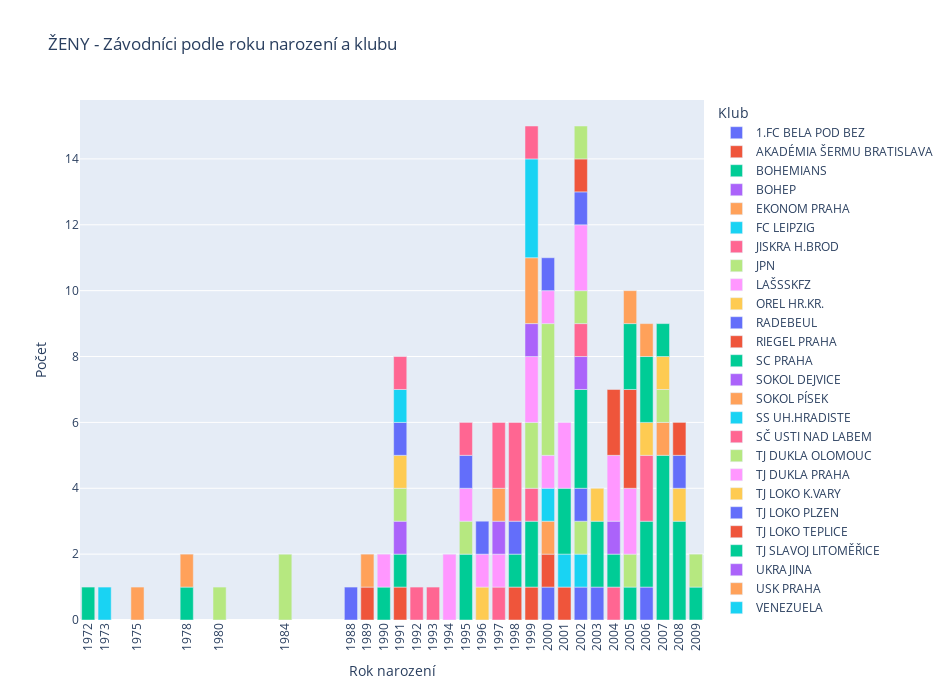
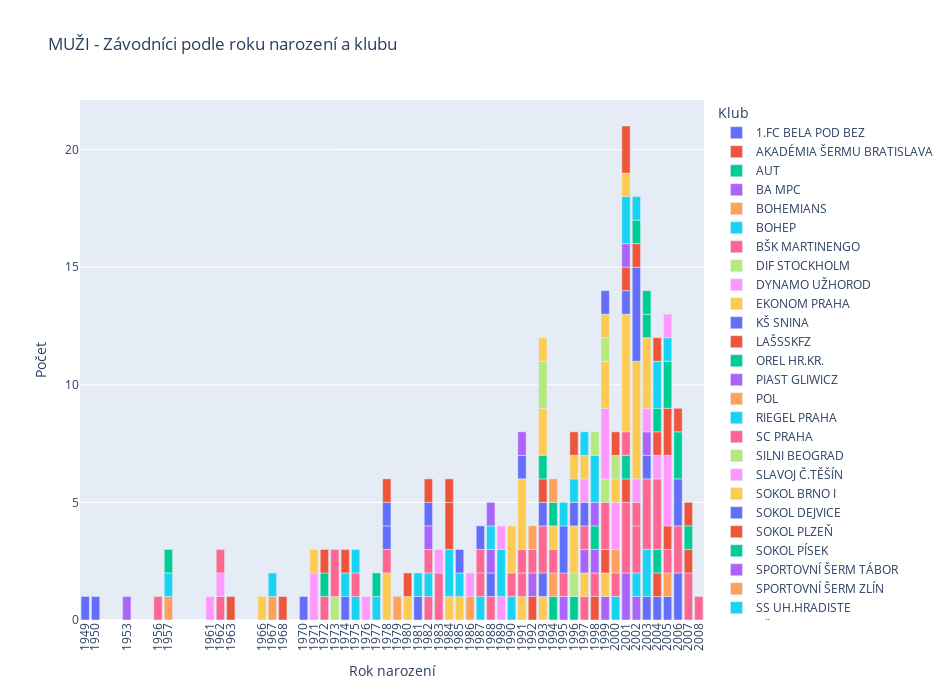

Notebook source saved alongside these figures, in order:
### Code cell
for sex in ["W", "M"]:
    title_sex = titles[sex]

    df = pd.DataFrame({'count': df_tot[df_tot["sex"]==sex].groupby(
        ['birthyear', "club"]).size()}).reset_index()

    fig = px.bar(df, x= df["birthyear"],
                    y= df["count"], 
                    color = df["club"] ,
                    width=950, height=700,
                    labels = {"club": "Klub"},  
                    category_orders={"club": sorted(df["club"].unique())}, 
                    title = f"{title_sex} - Závodníci podle roku narození a klubu")

    fig.update_layout(xaxis = dict(tickvals = df["birthyear"]))
    fig.update_xaxes(tickangle=270)
    fig.update_xaxes(title_text="Rok narození")
    fig.update_yaxes(title_text="Počet")
    fig.show()
    
    #pio.write_html(fig, file = f"{project_path}/visualization/new version/V1_Year-Club_{sex}.html", auto_open=False)

### Figure 1 — Plotly figure (JSON) as saved in the notebook; plotly's stock layout.template omitted (floating-point values rounded to 4 significant figures)
{"data": [{"alignmentgroup": "True", "hovertemplate": "Klub=1.FC BELA POD BEZ<br>birthyear=%{x}<br>count=%{y}<extra></extra>", "legendgroup": "1.FC BELA POD BEZ", "marker": {"color": "#636efa", "pattern": {"shape": ""}}, "name": "1.FC BELA POD BEZ", "offsetgroup": "1.FC BELA POD BEZ", "orientation": "v", "showlegend": true, "textposition": "auto", "type": "bar", "x": [2000, 2002, 2003, 2006], "xaxis": "x", "y": [1, 1, 1, 1], "yaxis": "y"}, {"alignmentgroup": "True", "hovertemplate": "Klub=AKADÉMIA ŠERMU BRATISLAVA<br>birthyear=%{x}<br>count=%{y}<extra></extra>", "legendgroup": "AKADÉMIA ŠERMU BRATISLAVA", "marker": {"color": "#EF553B", "pattern": {"shape": ""}}, "name": "AKADÉMIA ŠERMU BRATISLAVA", "offsetgroup": "AKADÉMIA ŠERMU BRATISLAVA", "orientation": "v", "showlegend": true, "textposition": "auto", "type": "bar", "x": [1991, 1999, 2000, 2001], "xaxis": "x", "y": [1, 1, 1, 1], "yaxis": "y"}, {"alignmentgroup": "True", "hovertemplate": "Klub=BOHEMIANS<br>birthyear=%{x}<br>count=%{y}<extra></extra>", "legendgroup": "BOHEMIANS", "marker": {"color": "#00cc96", "pattern": {"shape": ""}}, "name": "BOHEMIANS", "offsetgroup": "BOHEMIANS", "orientation": "v", "showlegend": true, "textposition": "auto", "type": "bar", "x": [1972, 1991], "xaxis": "x", "y": [1, 1], "yaxis": "y"}, {"alignmentgroup": "True", "hovertemplate": "Klub=BOHEP<br>birthyear=%{x}<br>count=%{y}<extra></extra>", "legendgroup": "BOHEP", "marker": {"color": "#ab63fa", "pattern": {"shape": ""}}, "name": "BOHEP", "offsetgroup": "BOHEP", "orientation": "v", "showlegend": true, "textposition": "auto", "type": "bar", "x": [1991], "xaxis": "x", "y": [1], "yaxis": "y"}, {"alignmentgroup": "True", "hovertemplate": "Klub=EKONOM PRAHA<br>birthyear=%{x}<br>count=%{y}<extra></extra>", "legendgroup": "EKONOM PRAHA", "marker": {"color": "#FFA15A", "pattern": {"shape": ""}}, "name": "EKONOM PRAHA", "offsetgroup": "EKONOM PRAHA", "orientation": "v", "showlegend": true, "textposition": "auto", "type": "bar", "x": [2000], "xaxis": "x", "y": [1], "yaxis": "y"}, {"alignmentgroup": "True", "hovertemplate": "Klub=FC LEIPZIG<br>birthyear=%{x}<br>count=%{y}<extra></extra>", "legendgroup": "FC LEIPZIG", "marker": {"color": "#19d3f3", "pattern": {"shape": ""}}, "name": "FC LEIPZIG", "offsetgroup": "FC LEIPZIG", "orientation": "v", "showlegend": true, "textposition": "auto", "type": "bar", "x": [2000, 2001, 2002], "xaxis": "x", "y": [1, 1, 1], "yaxis": "y"}, {"alignmentgroup": "True", "hovertemplate": "Klub=JISKRA H.BROD<br>birthyear=%{x}<br>count=%{y}<extra></extra>", "legendgroup": "JISKRA H.BROD", "marker": {"color": "#FF6692", "pattern": {"shape": ""}}, "name": "JISKRA H.BROD", "offsetgroup": "JISKRA H.BROD", "orientation": "v", "showlegend": true, "textposition": "auto", "type": "bar", "x": [2004], "xaxis": "x", "y": [1], "yaxis": "y"}, {"alignmentgroup": "True", "hovertemplate": "Klub=JPN<br>birthyear=%{x}<br>count=%{y}<extra></extra>", "legendgroup": "JPN", "marker": {"color": "#B6E880", "pattern": {"shape": ""}}, "name": "JPN", "offsetgroup": "JPN", "orientation": "v", "showlegend": true, "textposition": "auto", "type": "bar", "x": [2002], "xaxis": "x", "y": [1], "yaxis": "y"}, {"alignmentgroup": "True", "hovertemplate": "Klub=LAŠSSKFZ<br>birthyear=%{x}<br>count=%{y}<extra></extra>", "legendgroup": "LAŠSSKFZ", "marker": {"color": "#FF97FF", "pattern": {"shape": ""}}, "name": "LAŠSSKFZ", "offsetgroup": "LAŠSSKFZ", "orientation": "v", "showlegend": true, "textposition": "auto", "type": "bar", "x": [2000], "xaxis": "x", "y": [1], "yaxis": "y"}, {"alignmentgroup": "True", "hovertemplate": "Klub=OREL HR.KR.<br>birthyear=%{x}<br>count=%{y}<extra></extra>", "legendgroup": "OREL HR.KR.", "marker": {"color": "#FECB52", "pattern": {"shape": ""}}, "name": "OREL HR.KR.", "offsetgroup": "OREL HR.KR.", "orientation": "v", "showlegend": true, "textposition": "auto", "type": "bar", "x": [1996], "xaxis": "x", "y": [1], "yaxis": "y"}, {"alignmentgroup": "True", "hovertemplate": "Klub=RADEBEUL<br>birthyear=%{x}<br>count=%{y}<extra></extra>", "legendgroup": "RADEBEUL", "marker": {"color": "#636efa", "pattern": {"shape": ""}}, "name": "RADEBEUL", "offsetgroup": "RADEBEUL", "orientation": "v", "showlegend": true, "textposition": "auto", "type": "bar", "x": [2002], "xaxis": "x", "y": [1], "yaxis": "y"}, {"alignmentgroup": "True", "hovertemplate": "Klub=RIEGEL PRAHA<br>birthyear=%{x}<br>count=%{y}<extra></extra>", "legendgroup": "RIEGEL PRAHA", "marker": {"color": "#EF553B", "pattern": {"shape": ""}}, "name": "RIEGEL PRAHA", "offsetgroup": "RIEGEL PRAHA", "orientation": "v", "showlegend": true, "textposition": "auto", "type": "bar", "x": [1989, 1998], "xaxis": "x", "y": [1, 1], "yaxis": "y"}, {"alignmentgroup": "True", "hovertemplate": "Klub=SC PRAHA<br>birthyear=%{x}<br>count=%{y}<extra></extra>", "legendgroup": "SC PRAHA", "marker": {"color": "#00cc96", "pattern": {"shape": ""}}, "name": "SC PRAHA", "offsetgroup": "SC PRAHA", "orientation": "v", "showlegend": true, "textposition": "auto", "type": "bar", "x": [1978, 1990, 1995, 1998, 1999, 2001, 2002, 2003, 2004, 2005, 2006, 2007, 2008, 2009], "xaxis": "x", "y": [1, 1, 2, 1, 2, 2, 3, 2, 1, 1, 2, 5, 3, 1], "yaxis": "y"}, {"alignmentgroup": "True", "hovertemplate": "Klub=SOKOL DEJVICE<br>birthyear=%{x}<br>count=%{y}<extra></extra>", "legendgroup": "SOKOL DEJVICE", "marker": {"color": "#ab63fa", "pattern": {"shape": ""}}, "name": "SOKOL DEJVICE", "offsetgroup": "SOKOL DEJVICE", "orientation": "v", "showlegend": true, "textposition": "auto", "type": "bar", "x": [2002, 2004], "xaxis": "x", "y": [1, 1], "yaxis": "y"}, {"alignmentgroup": "True", "hovertemplate": "Klub=SOKOL PÍSEK<br>birthyear=%{x}<br>count=%{y}<extra></extra>", "legendgroup": "SOKOL PÍSEK", "marker": {"color": "#FFA15A", "pattern": {"shape": ""}}, "name": "SOKOL PÍSEK", "offsetgroup": "SOKOL PÍSEK", "orientation": "v", "showlegend": true, "textposition": "auto", "type": "bar", "x": [1978, 2007], "xaxis": "x", "y": [1, 1], "yaxis": "y"}, {"alignmentgroup": "True", "hovertemplate": "Klub=SS UH.HRADISTE<br>birthyear=%{x}<br>count=%{y}<extra></extra>", "legendgroup": "SS UH.HRADISTE", "marker": {"color": "#19d3f3", "pattern": {"shape": ""}}, "name": "SS UH.HRADISTE", "offsetgroup": "SS UH.HRADISTE", "orientation": "v", "showlegend": true, "textposition": "auto", "type": "bar", "x": [1973], "xaxis": "x", "y": [1], "yaxis": "y"}, {"alignmentgroup": "True", "hovertemplate": "Klub=SČ USTI NAD LABEM<br>birthyear=%{x}<br>count=%{y}<extra></extra>", "legendgroup": "SČ USTI NAD LABEM", "marker": {"color": "#FF6692", "pattern": {"shape": ""}}, "name": "SČ USTI NAD LABEM", "offsetgroup": "SČ USTI NAD LABEM", "orientation": "v", "showlegend": true, "textposition": "auto", "type": "bar", "x": [1997, 1999, 2002, 2006], "xaxis": "x", "y": [1, 1, 1, 2], "yaxis": "y"}, {"alignmentgroup": "True", "hovertemplate": "Klub=TJ DUKLA OLOMOUC<br>birthyear=%{x}<br>count=%{y}<extra></extra>", "legendgroup": "TJ DUKLA OLOMOUC", "marker": {"color": "#B6E880", "pattern": {"shape": ""}}, "name": "TJ DUKLA OLOMOUC", "offsetgroup": "TJ DUKLA OLOMOUC", "orientation": "v", "showlegend": true, "textposition": "auto", "type": "bar", "x": [1980, 1984, 1991, 1995, 1999, 2000, 2002, 2005, 2007, 2009], "xaxis": "x", "y": [1, 2, 1, 1, 2, 4, 1, 1, 1, 1], "yaxis": "y"}, {"alignmentgroup": "True", "hovertemplate": "Klub=TJ DUKLA PRAHA<br>birthyear=%{x}<br>count=%{y}<extra></extra>", "legendgroup": "TJ DUKLA PRAHA", "marker": {"color": "#FF97FF", "pattern": {"shape": ""}}, "name": "TJ DUKLA PRAHA", "offsetgroup": "TJ DUKLA PRAHA", "orientation": "v", "showlegend": true, "textposition": "auto", "type": "bar", "x": [1990, 1994, 1995, 1996, 1997, 1999, 2000, 2001, 2002, 2004, 2005], "xaxis": "x", "y": [1, 2, 1, 1, 1, 2, 1, 2, 2, 2, 2], "yaxis": "y"}, {"alignmentgroup": "True", "hovertemplate": "Klub=TJ LOKO K.VARY<br>birthyear=%{x}<br>count=%{y}<extra></extra>", "legendgroup": "TJ LOKO K.VARY", "marker": {"color": "#FECB52", "pattern": {"shape": ""}}, "name": "TJ LOKO K.VARY", "offsetgroup": "TJ LOKO K.VARY", "orientation": "v", "showlegend": true, "textposition": "auto", "type": "bar", "x": [1991, 2003, 2006, 2007, 2008], "xaxis": "x", "y": [1, 1, 1, 1, 1], "yaxis": "y"}, {"alignmentgroup": "True", "hovertemplate": "Klub=TJ LOKO PLZEN<br>birthyear=%{x}<br>count=%{y}<extra></extra>", "legendgroup": "TJ LOKO PLZEN", "marker": {"color": "#636efa", "pattern": {"shape": ""}}, "name": "TJ LOKO PLZEN", "offsetgroup": "TJ LOKO PLZEN", "orientation": "v", "showlegend": true, "textposition": "auto", "type": "bar", "x": [1988, 1991, 1995, 1996, 1998, 2000, 2002, 2008], "xaxis": "x", "y": [1, 1, 1, 1, 1, 1, 1, 1], "yaxis": "y"}, {"alignmentgroup": "True", "hovertemplate": "Klub=TJ LOKO TEPLICE<br>birthyear=%{x}<br>count=%{y}<extra></extra>", "legendgroup": "TJ LOKO TEPLICE", "marker": {"color": "#EF553B", "pattern": {"shape": ""}}, "name": "TJ LOKO TEPLICE", "offsetgroup": "TJ LOKO TEPLICE", "orientation": "v", "showlegend": true, "textposition": "auto", "type": "bar", "x": [2002, 2004, 2005, 2008], "xaxis": "x", "y": [1, 2, 3, 1], "yaxis": "y"}, {"alignmentgroup": "True", "hovertemplate": "Klub=TJ SLAVOJ LITOMĚŘICE<br>birthyear=%{x}<br>count=%{y}<extra></extra>", "legendgroup": "TJ SLAVOJ LITOMĚŘICE", "marker": {"color": "#00cc96", "pattern": {"shape": ""}}, "name": "TJ SLAVOJ LITOMĚŘICE", "offsetgroup": "TJ SLAVOJ LITOMĚŘICE", "orientation": "v", "showlegend": true, "textposition": "auto", "type": "bar", "x": [2005, 2006, 2007], "xaxis": "x", "y": [2, 2, 1], "yaxis": "y"}, {"alignmentgroup": "True", "hovertemplate": "Klub=UKRAJINA<br>birthyear=%{x}<br>count=%{y}<extra></extra>", "legendgroup": "UKRAJINA", "marker": {"color": "#ab63fa", "pattern": {"shape": ""}}, "name": "UKRAJINA", "offsetgroup": "UKRAJINA", "orientation": "v", "showlegend": true, "textposition": "auto", "type": "bar", "x": [1997, 1999], "xaxis": "x", "y": [1, 1], "yaxis": "y"}, {"alignmentgroup": "True", "hovertemplate": "Klub=USK PRAHA<br>birthyear=%{x}<br>count=%{y}<extra></extra>", "legendgroup": "USK PRAHA", "marker": {"color": "#FFA15A", "pattern": {"shape": ""}}, "name": "USK PRAHA", "offsetgroup": "USK PRAHA", "orientation": "v", "showlegend": true, "textposition": "auto", "type": "bar", "x": [1975, 1989, 1997, 1999, 2005, 2006], "xaxis": "x", "y": [1, 1, 1, 2, 1, 1], "yaxis": "y"}, {"alignmentgroup": "True", "hovertemplate": "Klub=VENEZUELA<br>birthyear=%{x}<br>count=%{y}<extra></extra>", "legendgroup": "VENEZUELA", "marker": {"color": "#19d3f3", "pattern": {"shape": ""}}, "name": "VENEZUELA", "offsetgroup": "VENEZUELA", "orientation": "v", "showlegend": true, "textposition": "auto", "type": "bar", "x": [1991, 1999], "xaxis": "x", "y": [1, 3], "yaxis": "y"}, {"alignmentgroup": "True", "hovertemplate": "Klub=VSK HUMANITA<br>birthyear=%{x}<br>count=%{y}<extra></extra>", "legendgroup": "VSK HUMANITA", "marker": {"color": "#FF6692", "pattern": {"shape": ""}}, "name": "VSK HUMANITA", "offsetgroup": "VSK HUMANITA", "orientation": "v", "showlegend": true, "textposition": "auto", "type": "bar", "x": [1991, 1992, 1993, 1995, 1997, 1998, 1999], "xaxis": "x", "y": [1, 1, 1, 1, 2, 3, 1], "yaxis": "y"}, {"alignmentgroup": "True", "hovertemplate": "Klub=VUT BRNO<br>birthyear=%{x}<br>count=%{y}<extra></extra>", "legendgroup": "VUT BRNO", "marker": {"color": "#B6E880", "pattern": {"shape": ""}}, "name": "VUT BRNO", "offsetgroup": "VUT BRNO", "orientation": "v", "showlegend": true, "textposition": "auto", "type": "bar", "x": [2002], "xaxis": "x", "y": [1], "yaxis": "y"}], "layout": {"barmode": "relative", "height": 700, "legend": {"title": {"text": "Klub"}, "tracegroupgap": 0}, "title": {"text": "ŽENY - Závodníci podle roku narození a klubu"}, "width": 950, "xaxis": {"anchor": "y", "domain": [0, 1], "tickangle": -90, "tickvals": [1972, 1973, 1975, 1978, 1978, 1980, 1984, 1988, 1989, 1989, 1990, 1990, 1991, 1991, 1991, 1991, 1991, 1991, 1991, 1991, 1992, 1993, 1994, 1995, 1995, 1995, 1995, 1995, 1996, 1996, 1996, 1997, 1997, 1997, 1997, 1997, 1998, 1998, 1998, 1998, 1999, 1999, 1999, 1999, 1999, 1999, 1999, 1999, 1999, 2000, 2000, 2000, 2000, 2000, 2000, 2000, 2000, 2001, 2001, 2001, 2001, 2002, 2002, 2002, 2002, 2002, 2002, 2002, 2002, 2002, 2002, 2002, 2002, 2003, 2003, 2003, 2004, 2004, 2004, 2004, 2004, 2005, 2005, 2005, 2005, 2005, 2005, 2006, 2006, 2006, 2006, 2006, 2006, 2007, 2007, 2007, 2007, 2007, 2008, 2008, 2008, 2008, 2009, 2009], "title": {"text": "Rok narození"}}, "yaxis": {"anchor": "x", "domain": [0, 1], "title": {"text": "Počet"}}}}

### Figure 2 — Plotly figure (JSON) as saved in the notebook; plotly's stock layout.template omitted (floating-point values rounded to 4 significant figures; data arrays with more than 128 entries replaced by an {"elided": "..."} marker saying what was removed)
{"data": [{"alignmentgroup": "True", "hovertemplate": "Klub=1.FC BELA POD BEZ<br>birthyear=%{x}<br>count=%{y}<extra></extra>", "legendgroup": "1.FC BELA POD BEZ", "marker": {"color": "#636efa", "pattern": {"shape": ""}}, "name": "1.FC BELA POD BEZ", "offsetgroup": "1.FC BELA POD BEZ", "orientation": "v", "showlegend": true, "textposition": "auto", "type": "bar", "x": [2003, 2004, 2005, 2006], "xaxis": "x", "y": [1, 1, 1, 2], "yaxis": "y"}, {"alignmentgroup": "True", "hovertemplate": "Klub=AKADÉMIA ŠERMU BRATISLAVA<br>birthyear=%{x}<br>count=%{y}<extra></extra>", "legendgroup": "AKADÉMIA ŠERMU BRATISLAVA", "marker": {"color": "#EF553B", "pattern": {"shape": ""}}, "name": "AKADÉMIA ŠERMU BRATISLAVA", "offsetgroup": "AKADÉMIA ŠERMU BRATISLAVA", "orientation": "v", "showlegend": true, "textposition": "auto", "type": "bar", "x": [1992, 1998], "xaxis": "x", "y": [1, 1], "yaxis": "y"}, {"alignmentgroup": "True", "hovertemplate": "Klub=AUT<br>birthyear=%{x}<br>count=%{y}<extra></extra>", "legendgroup": "AUT", "marker": {"color": "#00cc96", "pattern": {"shape": ""}}, "name": "AUT", "offsetgroup": "AUT", "orientation": "v", "showlegend": true, "textposition": "auto", "type": "bar", "x": [1996], "xaxis": "x", "y": [1], "yaxis": "y"}, {"alignmentgroup": "True", "hovertemplate": "Klub=BA MPC<br>birthyear=%{x}<br>count=%{y}<extra></extra>", "legendgroup": "BA MPC", "marker": {"color": "#ab63fa", "pattern": {"shape": ""}}, "name": "BA MPC", "offsetgroup": "BA MPC", "orientation": "v", "showlegend": true, "textposition": "auto", "type": "bar", "x": [1992], "xaxis": "x", "y": [1], "yaxis": "y"}, {"alignmentgroup": "True", "hovertemplate": "Klub=BOHEMIANS<br>birthyear=%{x}<br>count=%{y}<extra></extra>", "legendgroup": "BOHEMIANS", "marker": {"color": "#FFA15A", "pattern": {"shape": ""}}, "name": "BOHEMIANS", "offsetgroup": "BOHEMIANS", "orientation": "v", "showlegend": true, "textposition": "auto", "type": "bar", "x": [1957, 1986], "xaxis": "x", "y": [1, 1], "yaxis": "y"}, {"alignmentgroup": "True", "hovertemplate": "Klub=BOHEP<br>birthyear=%{x}<br>count=%{y}<extra></extra>", "legendgroup": "BOHEP", "marker": {"color": "#19d3f3", "pattern": {"shape": ""}}, "name": "BOHEP", "offsetgroup": "BOHEP", "orientation": "v", "showlegend": true, "textposition": "auto", "type": "bar", "x": [1987], "xaxis": "x", "y": [1], "yaxis": "y"}, {"alignmentgroup": "True", "hovertemplate": "Klub=BŠK MARTINENGO<br>birthyear=%{x}<br>count=%{y}<extra></extra>", "legendgroup": "BŠK MARTINENGO", "marker": {"color": "#FF6692", "pattern": {"shape": ""}}, "name": "BŠK MARTINENGO", "offsetgroup": "BŠK MARTINENGO", "orientation": "v", "showlegend": true, "textposition": "auto", "type": "bar", "x": [1982, 1987, 1997], "xaxis": "x", "y": [1, 1, 1], "yaxis": "y"}, {"alignmentgroup": "True", "hovertemplate": "Klub=DIF STOCKHOLM<br>birthyear=%{x}<br>count=%{y}<extra></extra>", "legendgroup": "DIF STOCKHOLM", "marker": {"color": "#B6E880", "pattern": {"shape": ""}}, "name": "DIF STOCKHOLM", "offsetgroup": "DIF STOCKHOLM", "orientation": "v", "showlegend": true, "textposition": "auto", "type": "bar", "x": [1996], "xaxis": "x", "y": [1], "yaxis": "y"}, {"alignmentgroup": "True", "hovertemplate": "Klub=DYNAMO UŽHOROD<br>birthyear=%{x}<br>count=%{y}<extra></extra>", "legendgroup": "DYNAMO UŽHOROD", "marker": {"color": "#FF97FF", "pattern": {"shape": ""}}, "name": "DYNAMO UŽHOROD", "offsetgroup": "DYNAMO UŽHOROD", "orientation": "v", "showlegend": true, "textposition": "auto", "type": "bar", "x": [1989], "xaxis": "x", "y": [1], "yaxis": "y"}, {"alignmentgroup": "True", "hovertemplate": "Klub=EKONOM PRAHA<br>birthyear=%{x}<br>count=%{y}<extra></extra>", "legendgroup": "EKONOM PRAHA", "marker": {"color": "#FECB52", "pattern": {"shape": ""}}, "name": "EKONOM PRAHA", "offsetgroup": "EKONOM PRAHA", "orientation": "v", "showlegend": true, "textposition": "auto", "type": "bar", "x": [1978, 1984, 1991, 1993, 1996, 1997], "xaxis": "x", "y": [2, 1, 1, 1, 2, 1], "yaxis": "y"}, {"alignmentgroup": "True", "hovertemplate": "Klub=KŠ SNINA<br>birthyear=%{x}<br>count=%{y}<extra></extra>", "legendgroup": "KŠ SNINA", "marker": {"color": "#636efa", "pattern": {"shape": ""}}, "name": "KŠ SNINA", "offsetgroup": "KŠ SNINA", "orientation": "v", "showlegend": true, "textposition": "auto", "type": "bar", "x": [1993], "xaxis": "x", "y": [1], "yaxis": "y"}, {"alignmentgroup": "True", "hovertemplate": "Klub=LAŠSSKFZ<br>birthyear=%{x}<br>count=%{y}<extra></extra>", "legendgroup": "LAŠSSKFZ", "marker": {"color": "#EF553B", "pattern": {"shape": ""}}, "name": "LAŠSSKFZ", "offsetgroup": "LAŠSSKFZ", "orientation": "v", "showlegend": true, "textposition": "auto", "type": "bar", "x": [2004], "xaxis": "x", "y": [1], "yaxis": "y"}, {"alignmentgroup": "True", "hovertemplate": "Klub=OREL HR.KR.<br>birthyear=%{x}<br>count=%{y}<extra></extra>", "legendgroup": "OREL HR.KR.", "marker": {"color": "#00cc96", "pattern": {"shape": ""}}, "name": "OREL HR.KR.", "offsetgroup": "OREL HR.KR.", "orientation": "v", "showlegend": true, "textposition": "auto", "type": "bar", "x": [2004], "xaxis": "x", "y": [1], "yaxis": "y"}, {"alignmentgroup": "True", "hovertemplate": "Klub=PIAST GLIWICZ<br>birthyear=%{x}<br>count=%{y}<extra></extra>", "legendgroup": "PIAST GLIWICZ", "marker": {"color": "#ab63fa", "pattern": {"shape": ""}}, "name": "PIAST GLIWICZ", "offsetgroup": "PIAST GLIWICZ", "orientation": "v", "showlegend": true, "textposition": "auto", "type": "bar", "x": [1995, 1997, 1999, 2001, 2002], "xaxis": "x", "y": [1, 1, 1, 2, 1], "yaxis": "y"}, {"alignmentgroup": "True", "hovertemplate": "Klub=POL<br>birthyear=%{x}<br>count=%{y}<extra></extra>", "legendgroup": "POL", "marker": {"color": "#FFA15A", "pattern": {"shape": ""}}, "name": "POL", "offsetgroup": "POL", "orientation": "v", "showlegend": true, "textposition": "auto", "type": "bar", "x": [2005], "xaxis": "x", "y": [1], "yaxis": "y"}, {"alignmentgroup": "True", "hovertemplate": "Klub=RIEGEL PRAHA<br>birthyear=%{x}<br>count=%{y}<extra></extra>", "legendgroup": "RIEGEL PRAHA", "marker": {"color": "#19d3f3", "pattern": {"shape": ""}}, "name": "RIEGEL PRAHA", "offsetgroup": "RIEGEL PRAHA", "orientation": "v", "showlegend": true, "textposition": "auto", "type": "bar", "x": [1975, 1977, 1982, 1990, 2000, 2002, 2003], "xaxis": "x", "y": [1, 1, 1, 1, 1, 1, 2], "yaxis": "y"}, {"alignmentgroup": "True", "hovertemplate": "Klub=SC PRAHA<br>birthyear=%{x}<br>count=%{y}<extra></extra>", "legendgroup": "SC PRAHA", "marker": {"color": "#FF6692", "pattern": {"shape": ""}}, "name": "SC PRAHA", "offsetgroup": "SC PRAHA", "orientation": "v", "showlegend": true, "textposition": "auto", "type": "bar", "x": [1956, 1962, 1972, 1975, 1978, 1982, 1983, 1987, 1988, 1990, 1991, 1992, 1993, 1995, 1997, 1998, 2000, 2001, 2002, 2003, 2004, 2005, 2006, 2007, 2008], "xaxis": "x", "y": [1, 1, 1, 1, 1, 1, 2, 1, 1, 1, 1, 1, 2, 1, 1, 1, 1, 3, 2, 3, 3, 1, 2, 2, 1], "yaxis": "y"}, {"alignmentgroup": "True", "hovertemplate": "Klub=SILNI BEOGRAD<br>birthyear=%{x}<br>count=%{y}<extra></extra>", "legendgroup": "SILNI BEOGRAD", "marker": {"color": "#B6E880", "pattern": {"shape": ""}}, "name": "SILNI BEOGRAD", "offsetgroup": "SILNI BEOGRAD", "orientation": "v", "showlegend": true, "textposition": "auto", "type": "bar", "x": [1973], "xaxis": "x", "y": [1], "yaxis": "y"}, {"alignmentgroup": "True", "hovertemplate": "Klub=SLAVOJ Č.TĚŠÍN<br>birthyear=%{x}<br>count=%{y}<extra></extra>", "legendgroup": "SLAVOJ Č.TĚŠÍN", "marker": {"color": "#FF97FF", "pattern": {"shape": ""}}, "name": "SLAVOJ Č.TĚŠÍN", "offsetgroup": "SLAVOJ Č.TĚŠÍN", "orientation": "v", "showlegend": true, "textposition": "auto", "type": "bar", "x": [1976], "xaxis": "x", "y": [1], "yaxis": "y"}, {"alignmentgroup": "True", "hovertemplate": "Klub=SOKOL BRNO I<br>birthyear=%{x}<br>count=%{y}<extra></extra>", "legendgroup": "SOKOL BRNO I", "marker": {"color": "#FECB52", "pattern": {"shape": ""}}, "name": "SOKOL BRNO I", "offsetgroup": "SOKOL BRNO I", "orientation": "v", "showlegend": true, "textposition": "auto", "type": "bar", "x": [1966, 1985, 1990, 1999], "xaxis": "x", "y": [1, 1, 2, 1], "yaxis": "y"}, {"alignmentgroup": "True", "hovertemplate": "Klub=SOKOL DEJVICE<br>birthyear=%{x}<br>count=%{y}<extra></extra>", "legendgroup": "SOKOL DEJVICE", "marker": {"color": "#636efa", "pattern": {"shape": ""}}, "name": "SOKOL DEJVICE", "offsetgroup": "SOKOL DEJVICE", "orientation": "v", "showlegend": true, "textposition": "auto", "type": "bar", "x": [1950, 1978, 1987, 1988, 1993, 1995, 1997, 2003, 2006], "xaxis": "x", "y": [1, 1, 1, 1, 1, 2, 1, 1, 2], "yaxis": "y"}, {"alignmentgroup": "True", "hovertemplate": "Klub=SOKOL PLZEŇ<br>birthyear=%{x}<br>count=%{y}<extra></extra>", "legendgroup": "SOKOL PLZEŇ", "marker": {"color": "#EF553B", "pattern": {"shape": ""}}, "name": "SOKOL PLZEŇ", "offsetgroup": "SOKOL PLZEŇ", "orientation": "v", "showlegend": true, "textposition": "auto", "type": "bar", "x": [1963, 1993, 1999, 2001, 2005, 2007], "xaxis": "x", "y": [1, 1, 1, 1, 1, 1], "yaxis": "y"}, {"alignmentgroup": "True", "hovertemplate": "Klub=SOKOL PÍSEK<br>birthyear=%{x}<br>count=%{y}<extra></extra>", "legendgroup": "SOKOL PÍSEK", "marker": {"color": "#00cc96", "pattern": {"shape": ""}}, "name": "SOKOL PÍSEK", "offsetgroup": "SOKOL PÍSEK", "orientation": "v", "showlegend": true, "textposition": "auto", "type": "bar", "x": [1977, 1993, 1994, 2001, 2007], "xaxis": "x", "y": [1, 1, 1, 1, 1], "yaxis": "y"}, {"alignmentgroup": "True", "hovertemplate": "Klub=SPORTOVNÍ ŠERM TÁBOR<br>birthyear=%{x}<br>count=%{y}<extra></extra>", "legendgroup": "SPORTOVNÍ ŠERM TÁBOR", "marker": {"color": "#ab63fa", "pattern": {"shape": ""}}, "name": "SPORTOVNÍ ŠERM TÁBOR", "offsetgroup": "SPORTOVNÍ ŠERM TÁBOR", "orientation": "v", "showlegend": true, "textposition": "auto", "type": "bar", "x": [1982, 1988, 1998, 2003], "xaxis": "x", "y": [1, 1, 1, 1], "yaxis": "y"}, {"alignmentgroup": "True", "hovertemplate": "Klub=SPORTOVNÍ ŠERM ZLÍN<br>birthyear=%{x}<br>count=%{y}<extra></extra>", "legendgroup": "SPORTOVNÍ ŠERM ZLÍN", "marker": {"color": "#FFA15A", "pattern": {"shape": ""}}, "name": "SPORTOVNÍ ŠERM ZLÍN", "offsetgroup": "SPORTOVNÍ ŠERM ZLÍN", "orientation": "v", "showlegend": true, "textposition": "auto", "type": "bar", "x": [1979, 1992, 1994, 2000], "xaxis": "x", "y": [1, 1, 1, 1], "yaxis": "y"}, {"alignmentgroup": "True", "hovertemplate": "Klub=SS UH.HRADISTE<br>birthyear=%{x}<br>count=%{y}<extra></extra>", "legendgroup": "SS UH.HRADISTE", "marker": {"color": "#19d3f3", "pattern": {"shape": ""}}, "name": "SS UH.HRADISTE", "offsetgroup": "SS UH.HRADISTE", "orientation": "v", "showlegend": true, "textposition": "auto", "type": "bar", "x": [1984, 1985, 1988, 1989], "xaxis": "x", "y": [2, 1, 1, 2], "yaxis": "y"}, {"alignmentgroup": "True", "hovertemplate": "Klub=SČ USTI NAD LABEM<br>birthyear=%{x}<br>count=%{y}<extra></extra>", "legendgroup": "SČ USTI NAD LABEM", "marker": {"color": "#FF6692", "pattern": {"shape": ""}}, "name": "SČ USTI NAD LABEM", "offsetgroup": "SČ USTI NAD LABEM", "orientation": "v", "showlegend": true, "textposition": "auto", "type": "bar", "x": [1973, 1991, 1994, 1999, 2001, 2002], "xaxis": "x", "y": [2, 1, 1, 2, 1, 1], "yaxis": "y"}, {"alignmentgroup": "True", "hovertemplate": "Klub=TBILISI<br>birthyear=%{x}<br>count=%{y}<extra></extra>", "legendgroup": "TBILISI", "marker": {"color": "#B6E880", "pattern": {"shape": ""}}, "name": "TBILISI", "offsetgroup": "TBILISI", "orientation": "v", "showlegend": true, "textposition": "auto", "type": "bar", "x": [1999], "xaxis": "x", "y": [1], "yaxis": "y"}, {"alignmentgroup": "True", "hovertemplate": "Klub=TJ DUKLA OLOMOUC<br>birthyear=%{x}<br>count=%{y}<extra></extra>", "legendgroup": "TJ DUKLA OLOMOUC", "marker": {"color": "#FF97FF", "pattern": {"shape": ""}}, "name": "TJ DUKLA OLOMOUC", "offsetgroup": "TJ DUKLA OLOMOUC", "orientation": "v", "showlegend": true, "textposition": "auto", "type": "bar", "x": [1962, 1971, 1983, 1986, 1989, 1997, 1999, 2000, 2002, 2003, 2004, 2005], "xaxis": "x", "y": [1, 2, 1, 1, 1, 1, 3, 2, 1, 1, 1, 3], "yaxis": "y"}, {"alignmentgroup": "True", "hovertemplate": "Klub=TJ DUKLA PRAHA<br>birthyear=%{x}<br>count=%{y}<extra></extra>", "legendgroup": "TJ DUKLA PRAHA", "marker": {"color": "#FECB52", "pattern": {"shape": ""}}, "name": "TJ DUKLA PRAHA", "offsetgroup": "TJ DUKLA PRAHA", "orientation": "v", "showlegend": true, "textposition": "auto", "type": "bar", "x": [1971, 1980, 1991, 1993, 1994, 1997, 1999, 2000, 2001, 2002, 2003], "xaxis": "x", "y": [1, 1, 3, 2, 1, 1, 2, 1, 5, 5, 3], "yaxis": "y"}, {"alignmentgroup": "True", "hovertemplate": "Klub=TJ LOKO K.VARY<br>birthyear=%{x}<br>count=%{y}<extra></extra>", "legendgroup": "TJ LOKO K.VARY", "marker": {"color": "#636efa", "pattern": {"shape": ""}}, "name": "TJ LOKO K.VARY", "offsetgroup": "TJ LOKO K.VARY", "orientation": "v", "showlegend": true, "textposition": "auto", "type": "bar", "x": [1949, 1970, 1974, 1978, 1981, 1982, 1991, 1996, 2001, 2002], "xaxis": "x", "y": [1, 1, 1, 1, 1, 1, 1, 1, 1, 4], "yaxis": "y"}, {"alignmentgroup": "True", "hovertemplate": "Klub=TJ LOKO PLZEN<br>birthyear=%{x}<br>count=%{y}<extra></extra>", "legendgroup": "TJ LOKO PLZEN", "marker": {"color": "#EF553B", "pattern": {"shape": ""}}, "name": "TJ LOKO PLZEN", "offsetgroup": "TJ LOKO PLZEN", "orientation": "v", "showlegend": true, "textposition": "auto", "type": "bar", "x": [1968, 1980, 1982, 1984, 2001, 2002, 2004, 2005], "xaxis": "x", "y": [1, 1, 1, 2, 1, 1, 1, 2], "yaxis": "y"}, {"alignmentgroup": "True", "hovertemplate": "Klub=TJ LOKO TEPLICE<br>birthyear=%{x}<br>count=%{y}<extra></extra>", "legendgroup": "TJ LOKO TEPLICE", "marker": {"color": "#00cc96", "pattern": {"shape": ""}}, "name": "TJ LOKO TEPLICE", "offsetgroup": "TJ LOKO TEPLICE", "orientation": "v", "showlegend": true, "textposition": "auto", "type": "bar", "x": [1972, 1998, 2002, 2003, 2004, 2005, 2006], "xaxis": "x", "y": [1, 1, 1, 1, 1, 2, 2], "yaxis": "y"}, {"alignmentgroup": "True", "hovertemplate": "Klub=TJ SLAVOJ LITOMĚŘICE<br>birthyear=%{x}<br>count=%{y}<extra></extra>", "legendgroup": "TJ SLAVOJ LITOMĚŘICE", "marker": {"color": "#ab63fa", "pattern": {"shape": ""}}, "name": "TJ SLAVOJ LITOMĚŘICE", "offsetgroup": "TJ SLAVOJ LITOMĚŘICE", "orientation": "v", "showlegend": true, "textposition": "auto", "type": "bar", "x": [1953, 1991, 1998, 2001], "xaxis": "x", "y": [1, 1, 1, 1], "yaxis": "y"}, {"alignmentgroup": "True", "hovertemplate": "Klub=TJ SLOVAN HORKY<br>birthyear=%{x}<br>count=%{y}<extra></extra>", "legendgroup": "TJ SLOVAN HORKY", "marker": {"color": "#FFA15A", "pattern": {"shape": ""}}, "name": "TJ SLOVAN HORKY", "offsetgroup": "TJ SLOVAN HORKY", "orientation": "v", "showlegend": true, "textposition": "auto", "type": "bar", "x": [1967], "xaxis": "x", "y": [1], "yaxis": "y"}, {"alignmentgroup": "True", "hovertemplate": "Klub=USK PRAHA<br>birthyear=%{x}<br>count=%{y}<extra></extra>", "legendgroup": "USK PRAHA", "marker": {"color": "#19d3f3", "pattern": {"shape": ""}}, "name": "USK PRAHA", "offsetgroup": "USK PRAHA", "orientation": "v", "showlegend": true, "textposition": "auto", "type": "bar", "x": [1957, 1967, 1974, 1975, 1981, 1995, 1996, 1997, 1998, 2001, 2002, 2004, 2005], "xaxis": "x", "y": [1, 1, 1, 1, 1, 1, 1, 1, 2, 2, 1, 2, 1], "yaxis": "y"}, {"alignmentgroup": "True", "hovertemplate": "Klub=USV DRESDEN<br>birthyear=%{x}<br>count=%{y}<extra></extra>", "legendgroup": "USV DRESDEN", "marker": {"color": "#FF6692", "pattern": {"shape": ""}}, "name": "USV DRESDEN", "offsetgroup": "USV DRESDEN", "orientation": "v", "showlegend": true, "textposition": "auto", "type": "bar", "x": [1962], "xaxis": "x", "y": [1], "yaxis": "y"}, {"alignmentgroup": "True", "hovertemplate": "Klub=VSK HUMANITA<br>birthyear=%{x}<br>count=%{y}<extra></extra>", "legendgroup": "VSK HUMANITA", "marker": {"color": "#B6E880", "pattern": {"shape": ""}}, "name": "VSK HUMANITA", "offsetgroup": "VSK HUMANITA", "orientation": "v", "showlegend": true, "textposition": "auto", "type": "bar", "x": [1993, 1998, 1999, 2000], "xaxis": "x", "y": [2, 1, 1, 1], "yaxis": "y"}, {"alignmentgroup": "True", "hovertemplate": "Klub=VSK ČVUT<br>birthyear=%{x}<br>count=%{y}<extra></extra>", "legendgroup": "VSK ČVUT", "marker": {"color": "#FF97FF", "pattern": {"shape": ""}}, "name": "VSK ČVUT", "offsetgroup": "VSK ČVUT", "orientation": "v", "showlegend": true, "textposition": "auto", "type": "bar", "x": [1961, 2005], "xaxis": "x", "y": [1, 1], "yaxis": "y"}, {"alignmentgroup": "True", "hovertemplate": "Klub=VUT BRNO<br>birthyear=%{x}<br>count=%{y}<extra></extra>", "legendgroup": "VUT BRNO", "marker": {"color": "#FECB52", "pattern": {"shape": ""}}, "name": "VUT BRNO", "offsetgroup": "VUT BRNO", "orientation": "v", "showlegend": true, "textposition": "auto", "type": "bar", "x": [1993, 1996, 1999, 2001], "xaxis": "x", "y": [1, 1, 1, 1], "yaxis": "y"}, {"alignmentgroup": "True", "hovertemplate": "Klub=WARSZAWIANKA<br>birthyear=%{x}<br>count=%{y}<extra></extra>", "legendgroup": "WARSZAWIANKA", "marker": {"color": "#636efa", "pattern": {"shape": ""}}, "name": "WARSZAWIANKA", "offsetgroup": "WARSZAWIANKA", "orientation": "v", "showlegend": true, "textposition": "auto", "type": "bar", "x": [1985, 1999], "xaxis": "x", "y": [1, 1], "yaxis": "y"}, {"alignmentgroup": "True", "hovertemplate": "Klub=ŠERM LIBEREC<br>birthyear=%{x}<br>count=%{y}<extra></extra>", "legendgroup": "ŠERM LIBEREC", "marker": {"color": "#EF553B", "pattern": {"shape": ""}}, "name": "ŠERM LIBEREC", "offsetgroup": "ŠERM LIBEREC", "orientation": "v", "showlegend": true, "textposition": "auto", "type": "bar", "x": [1972, 1974, 1978, 1984, 1996, 2000, 2001, 2004, 2006, 2007], "xaxis": "x", "y": [1, 1, 1, 1, 1, 1, 2, 1, 1, 1], "yaxis": "y"}, {"alignmentgroup": "True", "hovertemplate": "Klub=ŠERM MASTERS<br>birthyear=%{x}<br>count=%{y}<extra></extra>", "legendgroup": "ŠERM MASTERS", "marker": {"color": "#00cc96", "pattern": {"shape": ""}}, "name": "ŠERM MASTERS", "offsetgroup": "ŠERM MASTERS", "orientation": "v", "showlegend": true, "textposition": "auto", "type": "bar", "x": [1957, 1994, 2003], "xaxis": "x", "y": [1, 1, 1], "yaxis": "y"}, {"alignmentgroup": "True", "hovertemplate": "Klub=ŠERM TABOR<br>birthyear=%{x}<br>count=%{y}<extra></extra>", "legendgroup": "ŠERM TABOR", "marker": {"color": "#ab63fa", "pattern": {"shape": ""}}, "name": "ŠERM TABOR", "offsetgroup": "ŠERM TABOR", "orientation": "v", "showlegend": true, "textposition": "auto", "type": "bar", "x": [1988], "xaxis": "x", "y": [1], "yaxis": "y"}, {"alignmentgroup": "True", "hovertemplate": "Klub=ŠERM ZLIN<br>birthyear=%{x}<br>count=%{y}<extra></extra>", "legendgroup": "ŠERM ZLIN", "marker": {"color": "#FFA15A", "pattern": {"shape": ""}}, "name": "ŠERM ZLIN", "offsetgroup": "ŠERM ZLIN", "orientation": "v", "showlegend": true, "textposition": "auto", "type": "bar", "x": [1994], "xaxis": "x", "y": [1], "yaxis": "y"}], "layout": {"barmode": "relative", "height": 700, "legend": {"title": {"text": "Klub"}, "tracegroupgap": 0}, "title": {"text": "MUŽI - Závodníci podle roku narození a klubu"}, "width": 950, "xaxis": {"anchor": "y", "domain": [0, 1], "tickangle": -90, "tickvals": {"elided": "202 int values"}, "title": {"text": "Rok narození"}}, "yaxis": {"anchor": "x", "domain": [0, 1], "title": {"text": "Počet"}}}}
